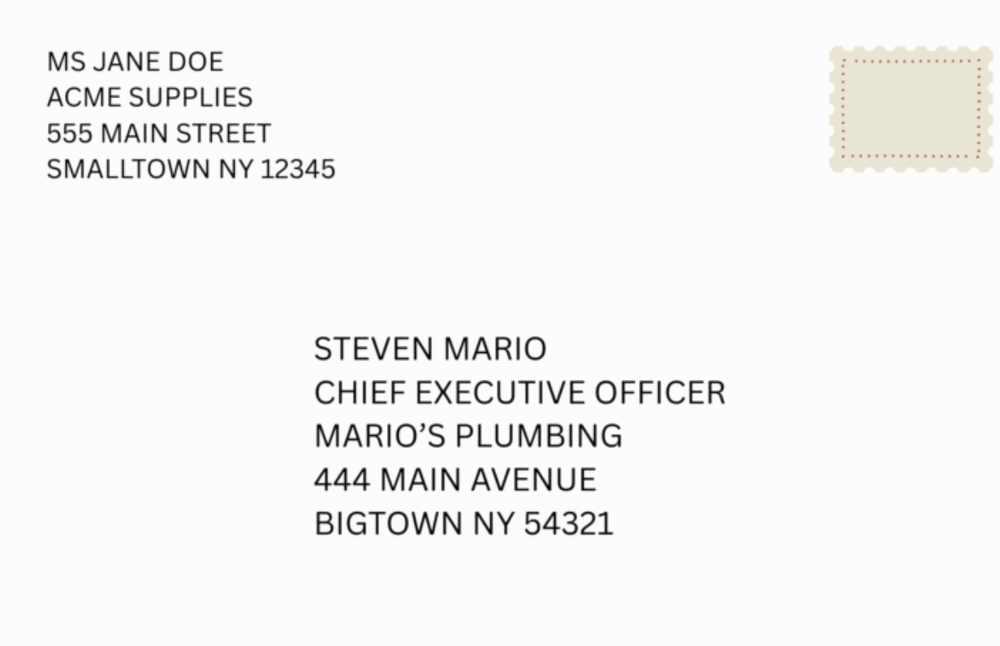
#> input picture image.png, 1000 x 646 px, shrunk from 1232 x 796 before the run
$ python -i detect.py   (imports and definitions only)
#> lines starting #> are read from the running program, lines starting #| are printed output that depends on the picture; after the words box and inside, x2 and y2 are one past the last pixel; in counts of white or black regions, pixels touching at a corner belong together
import os
import cv2
import numpy as np
from PIL import Image
import pytesseract


# Optional for Windows users
# pytesseract.pytesseract.tesseract_cmd = r"C:\Program Files\Tesseract-OCR\tesseract.exe"

def extract_word_images(image_path, min_confidence=60):
    """
    Extracts individual word images from an input image using OCR.
    Returns a list of PIL Image objects.
    """
    image = Image.open(image_path)

    # Get detailed OCR data including bounding boxes
    ocr_data = pytesseract.image_to_data(
        image,
        output_type=pytesseract.Output.DICT
    )

    word_images = []

    num_items = len(ocr_data["text"])

    for i in range(num_items):
        text = ocr_data["text"][i].strip()
        conf = int(ocr_data["conf"][i])

        # Skip empty or low-confidence detections
        if text == "" or conf < min_confidence:
            continue

        x = ocr_data["left"][i]
        y = ocr_data["top"][i]
        w = ocr_data["width"][i]
        h = ocr_data["height"][i]

        # Crop the word region
        word_image = image.crop((x, y, x + w, y + h))
        word_images.append(word_image)

    return word_images

def extract_characters(word_image_pil, output_dir):
#> called with output_dir = 'out.png'
    import cv2
    import numpy as np
    import os

    # Convert PIL image to OpenCV grayscale
    img = np.array(word_image_pil)
    gray = cv2.cvtColor(img, cv2.COLOR_RGB2GRAY)

    # Normalize contrast
    gray = cv2.normalize(gray, None, 0, 255, cv2.NORM_MINMAX)

    # Global black-white threshold (Otsu)
    _, bw = cv2.threshold(
        gray,
        0,
        255,
        cv2.THRESH_BINARY_INV + cv2.THRESH_OTSU
    )
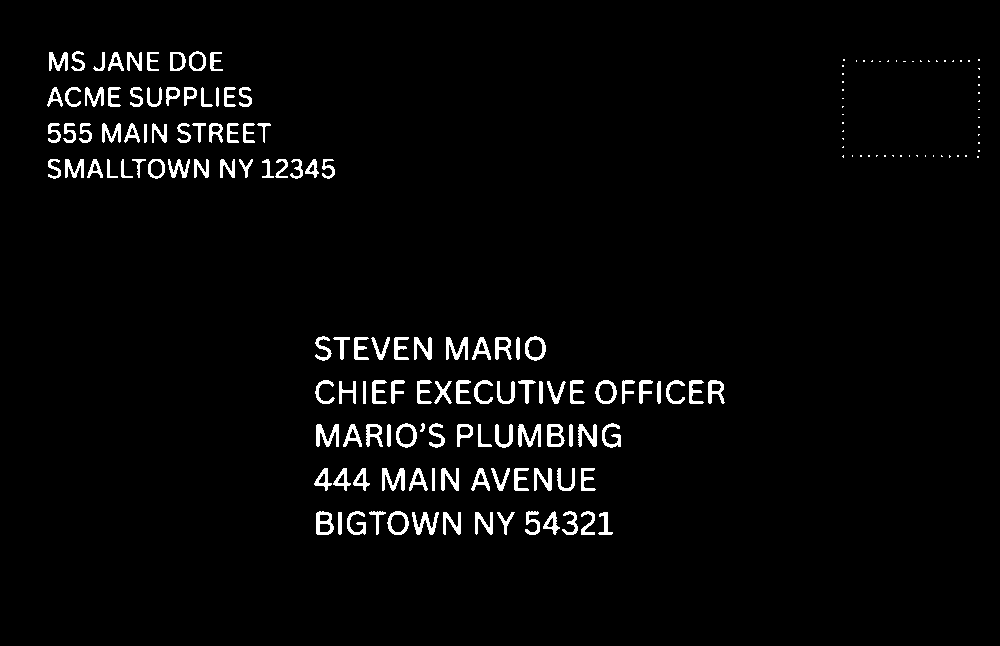
#> bw: shape (646, 1000); 3% white; 180 white regions (56 under 20 px), largest, box (x1, y1, x2, y2) and area: (316, 424, 339, 447) 292, (382, 468, 405, 491) 291, (518, 424, 541, 447) 288

    # Morphological closing to merge broken character parts
    close_kernel = cv2.getStructuringElement(cv2.MORPH_RECT, (3, 5))
    bw = cv2.morphologyEx(bw, cv2.MORPH_CLOSE, close_kernel, iterations=1)
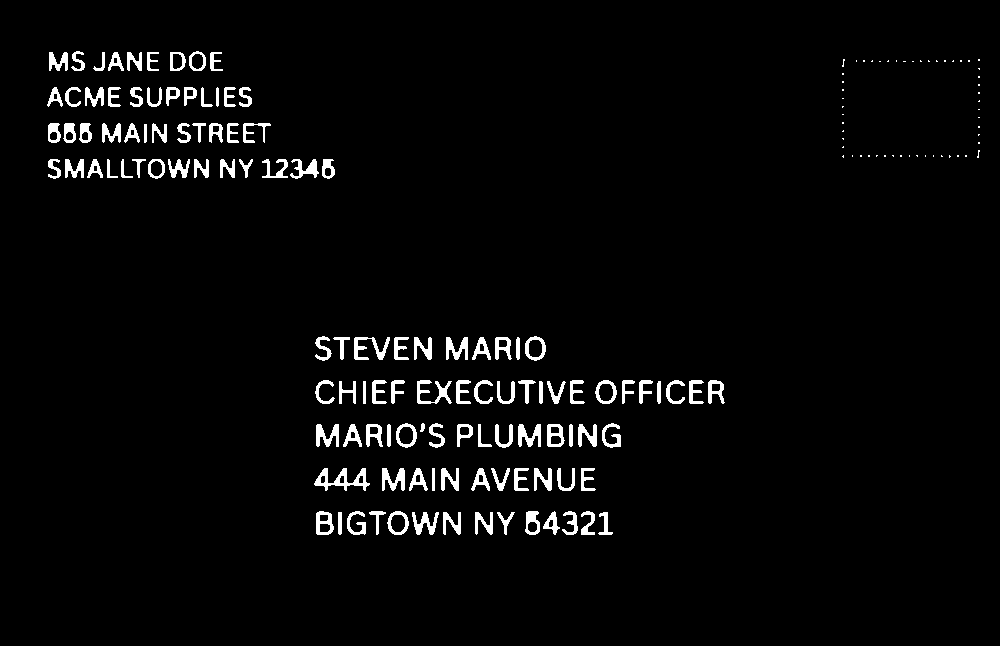
#> bw: shape (646, 1000); 3.1% white; 171 white regions (54 under 20 px), largest, box (x1, y1, x2, y2) and area: (314, 468, 370, 491) 517, (417, 380, 452, 404) 356, (354, 337, 390, 360) 347

    # Light dilation to prevent character splits
    dilate_kernel = cv2.getStructuringElement(cv2.MORPH_RECT, (2, 2))
    bw = cv2.dilate(bw, dilate_kernel, iterations=1)
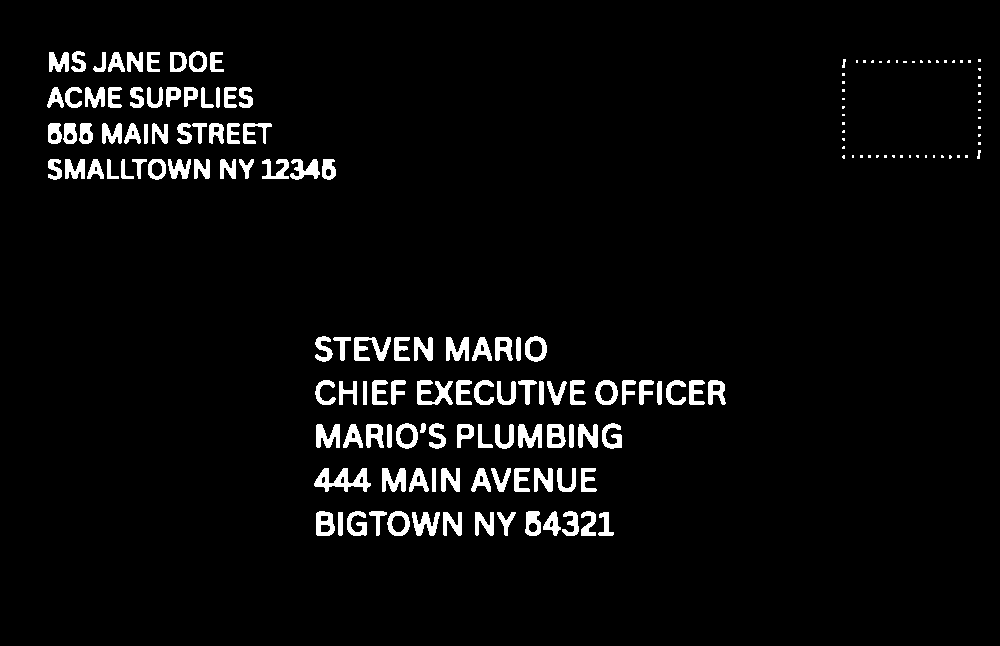
#> bw: shape (646, 1000); 4.2% white; 171 white regions (52 under 20 px)

    # Find contours
    contours, _ = cv2.findContours(
        bw,
        cv2.RETR_EXTERNAL,
        cv2.CHAIN_APPROX_SIMPLE
    )
#> contours = 171 contours, 54 with area under 20; largest, box (x1, y1, x2, y2) and area: (314, 468, 371, 492) 621, (525, 336, 547, 362) 428, (387, 511, 410, 536) 425, (396, 423, 418, 449) 425, (595, 380, 618, 405) 425

    # Filter contours
    boxes = []
    img_h, img_w = gray.shape
#> img_h = 646; img_w = 1000

    for cnt in contours:
        x, y, w, h = cv2.boundingRect(cnt)

        # Conservative filtering
        if h < 0.4 * img_h:
            continue
        if w < 3:
            continue

        boxes.append((x, y, w, h))
#> this loop made 171 passes
#> (x, y, w, h) on passes 1 to 3: (598, 512, 16, 24), (497, 512, 19, 24), (475, 512, 19, 24)
#> after the loop, boxes = []

    # Sort left-to-right
    boxes = sorted(boxes, key=lambda b: b[0])

    # Save characters
    for i, (x, y, w, h) in enumerate(boxes):
        char = gray[y:y+h, x:x+w]
        char_path = os.path.join(output_dir, f"char_{i}.png")
        cv2.imwrite(char_path, char)
#> this loop made 0 passes


# [20 lines not run here, left out]

>>> import cv2
>>> picture = cv2.cvtColor(cv2.imread('image.png'), cv2.COLOR_BGR2RGB)
>>> result = extract_characters(picture, 'out.png')
